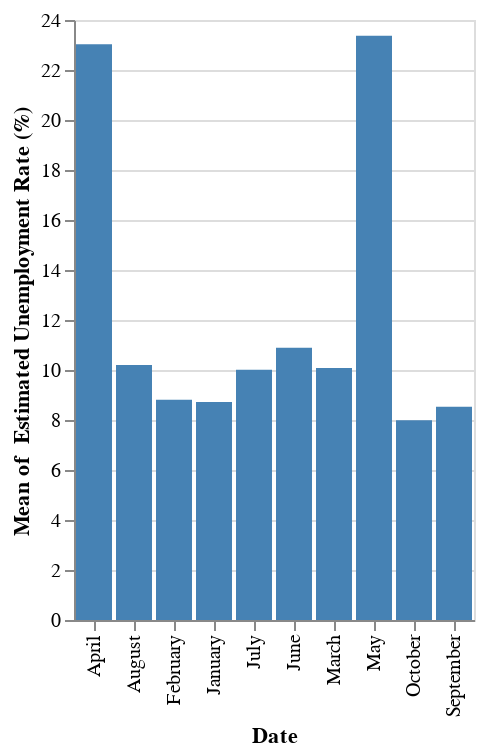

Notebook cell for this chart:
### Code cell
selector = alt.selection_point(name="selector", encodings=["x"])

alt.Chart(cleaned_df, name="bars").mark_bar().encode(
            x=alt.X(" Date:N").sort("x"),
            y="mean( Estimated Unemployment Rate (%)):Q",
            color=alt.condition(selector, alt.value('steelblue'), alt.value('grey'))
           ).add_params(selector)

### Figure 1 — Vega-Lite specification as saved in the notebook (floating-point values rounded to 4 significant figures; data arrays with more than 128 entries replaced by an {"elided": "..."} marker saying what was removed)
{"$schema": "https://vega.github.io/schema/vega-lite/v5.8.0.json", "config": {"view": {"continuousHeight": 300, "continuousWidth": 300}}, "data": {"name": "data-4d3971a24371beda96bb434113d8d32f"}, "datasets": {"data-4d3971a24371beda96bb434113d8d32f": {"elided": "250 records"}}, "encoding": {"color": {"condition": {"param": "selector", "value": "steelblue"}, "value": "grey"}, "x": {"field": " Date", "sort": "x", "type": "nominal"}, "y": {"aggregate": "mean", "field": " Estimated Unemployment Rate (%)", "type": "quantitative"}}, "mark": {"type": "bar"}, "name": "bars", "params": [{"name": "selector", "select": {"encodings": ["x"], "type": "point"}}]}
